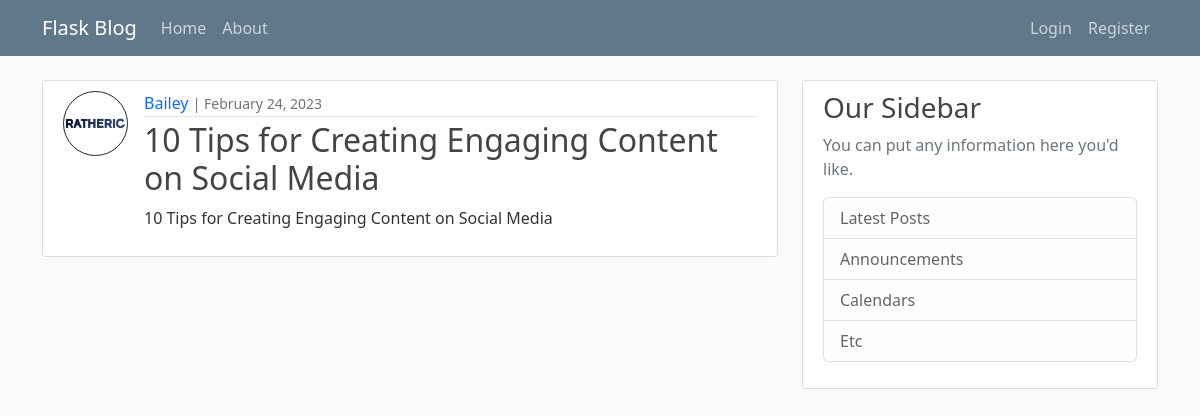
Screenshot of /post/2 with the database file from the repository.
### flaskblog/models.py (models this page shows, shortened)
class User(db.Model, UserMixin):
    id = db.Column(db.Integer, primary_key=True)
    username = db.Column(db.String(20), unique=True, nullable=False)
    email = db.Column(db.String(120), unique=True, nullable=False)
    image_file = db.Column(db.String(20), nullable=False, default='default.png')
    password = db.Column(db.String(60), nullable=False)
    posts = db.relationship('Post', backref='author', lazy=True)

class Post(db.Model):
    id = db.Column(db.Integer, primary_key=True)
    title = db.Column(db.String(100), nullable=False)
    date_posted = db.Column(db.DateTime, nullable=False, default=datetime.utcnow)
    content = db.Column(db.Text, nullable=False)
    user_id = db.Column(db.Integer, db.ForeignKey('user.id'), nullable=False)

### flaskblog/routes.py (the view)
@app.route("/post/<int:post_id>")
def post(post_id):
    post = Post.query.get_or_404(post_id)
    return render_template('post.html', title=post.title, post=post)

### flaskblog/templates/post.html (shortened to what this page needs)
{% extends "layout.html" %}
{% block content %}
    <article class="d-flex media content-section">
        <img class="me-3 rounded-circle article-img border border-dark" src="{{ url_for('static', filename='profile_pics/' + post.author.image_file) }}">
        <div class="media-body">
            <div class="article-metadata">
                <a class="author-link mr-2" href="#">{{ post.author.username }}</a>
                <small class="text-muted">| {{ post.date_posted.strftime('%B %d, %Y') }}</small>
            </div>
            <h2 class="article-title">{{ post.title }}</h2>
            <p class="article-content">{{ post.content }}</p>
        </div>
    </article>
{% endblock content %}

### flaskblog/static/main.css (style rules this page uses)
body { background: #fafafa; color: #333333; margin-top: 5rem; }
a { text-decoration: none; }
h1, h2, h3, h4, h5, h6 { color: #444444; }
.author-link { text-decoration: none; transition: 0.15s ease color; }
.content-section { background: #ffffff; padding: 10px 20px; border: 1px solid #dddddd; border-radius: 3px; margin-bottom: 20px; }
.article-title { color: #444444; text-decoration: none; transition: 0.15s ease color; }
.article-content { white-space: pre-line; }
.article-img { height: 65px; width: 65px; margin-right: 16px; }
.article-metadata { padding-bottom: 1px; margin-bottom: 4px; border-bottom: 1px solid #e3e3e3 }

### rows the page displays
User: image_file (picture), author.username "Bailey"
Post: date_posted "February 24, 2023", title "10 Tips for Creating Engaging Content on Social Media", content "10 Tips for Creating Engaging Content on Social Media"
